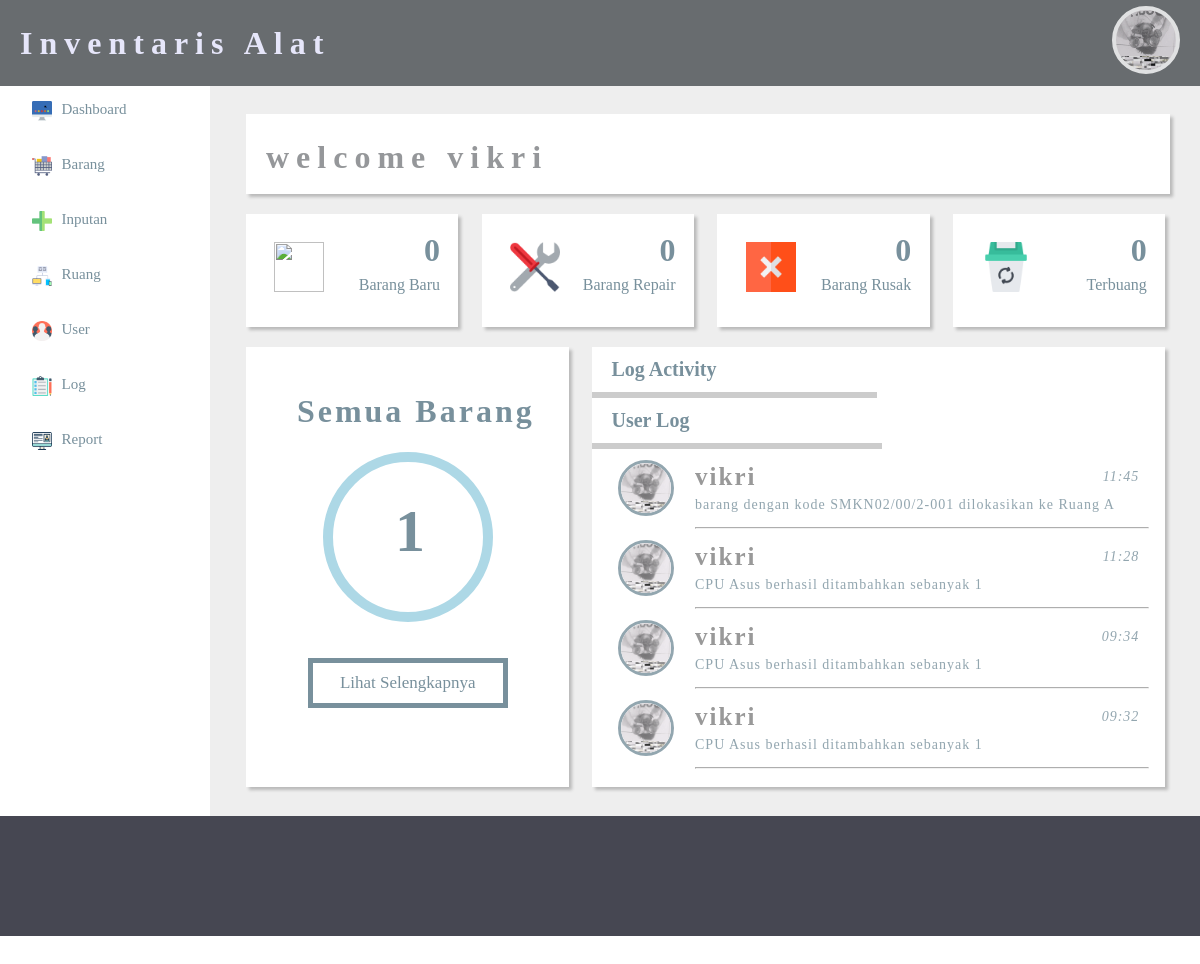
Page /admin/inventori.php (signed in) on the committed database.
### tables this page shows
CREATE TABLE IF NOT EXISTS `activty_log` (
  `id_activity` int(11) NOT NULL AUTO_INCREMENT,
  `id` int(11) NOT NULL,
  `date` datetime NOT NULL,
  `action` varchar(500) NOT NULL,
  `status` varchar(50) NOT NULL,
  PRIMARY KEY (`id_activity`)
);

### admin/session.php (called while the page is built, shortened)
<?php
	$a = $_SESSION['login_admin'];
	$u_query= mysql_query("SELECT * FROM admin where username='$a'")or die(mysql_error());
	$b = mysql_fetch_array($u_query);
	$nama = $b['nama_depan'];
 ?>

### admin/inventori.php (the view, shortened to what this page needs)
<?php
	include 'session.php';
 ?>
 <html>
 <head>
 	<link rel="stylesheet" type="text/css" href="../css/admin_css.css">
 	<link rel="stylesheet" type="text/css" href="../css/tabs.css">
 </head>
 <body>
 	<?php
 		include 'header.php';
 	 ?>
	 <div class="a">
	 <br>
	 <div class="welcome" style="box-shadow: 3px 3px 3px #bababa;">
	 		<h1 style="float: left;" class="hide">welcome <?php echo $nama; ?></h1>
	 </div>
	 	<div class="a1" style="box-shadow: 3px 3px 3px #bababa;">
	 	<a href="barang_baru.php?page=1">
	 		<img src="../img/new.png" width="50" align="middle">
	 		<h1 style="margin-top:0px;">
	 			<?php
	 				$queri = "SELECT * FROM barang WHERE status_brg='baru' or status_brg='selesai repair'";
	 				$sql = mysql_query($queri);
	 				$num = mysql_num_rows($sql);
	 				echo $num;
 	 			?>
	 		</h1>
	 		<p>Barang Baru</p>
	 	</a>
	 	</div>
	 	<div class="a1" id="a1" style="box-shadow: 3px 3px 3px #bababa;">
	 	<a href="barang_repair.php?page=1">
	 		<img src="../img/repair.png" width="50" align="middle" style="float:left;">
	 		<h1 style="margin-top:0px;">
	 			<?php
	 				$queri = "SELECT * FROM barang WHERE status_brg='repair'";
	 				$sql = mysql_query($queri);
	 				$num = mysql_num_rows($sql);
	 				echo $num;
 	 			?>
	 		</h1>
	 		<p>Barang Repair</p>
	 	</a>
	 	</div>
	 	<div class="a1" id="a1" style="box-shadow: 3px 3px 3px #bababa;">
	 	<a href="barang_rusak.php?page=1">
	 		<img src="../img/freak.png" width="50" align="middle" style="float:left;">
	 		<h1 style="margin-top:0px;">
	 			<?php
	 				$queri = "SELECT * FROM barang WHERE status_brg='rusak'";
	 				$sql = mysql_query($queri);
	 				$num = mysql_num_rows($sql);
	 				echo $num;
 	 			?>
	 		</h1>
	 		<p>Barang Rusak</p>
	 	</a>
	 	</div>
	 	<div class="a1" id="a1" style="box-shadow: 3px 3px 3px #bababa;">
	 	<a href="barang_terbuang.php?page=1">
	 		<img src="../img/terbuang.png" width="50" align="middle" style="float:left;">
	 		<h1 style="margin-top:0px;">
	 			<?php
	 				$queri = "SELECT * FROM barang WHERE status_brg='terbuang'";
	 				$sql = mysql_query($queri);
	 				$num = mysql_num_rows($sql);
	 				echo $num;
 	 			?>
	 		</h1>
	 		<p>Terbuang</p>
	 	</a>
	 	</div>
	 	<br><br>
	 	<div class="a2" style="box-shadow: 3px 3px 3px #bababa;">
	 	<br><br>
	 		<center>
	 			<h1>Semua Barang</h1>
	 			<div class="a21">
	 				<h1 style="margin-top:35px; color:#78909C; font-size:60px; font-family:century gothic;">
	 					<?php
	 						$sql = "SELECT * FROM barang";
	 						$query = mysql_query($sql);
	 						$num = mysql_num_rows($query);
	 						echo $num;
	 					 ?>
	 				</h1>
	 			</div><br><br>
	 			<a href="semua_brg.php?page=1">
	 				<button>Lihat Selengkapnya</button>
	 			</a>
	 		</center>
	 	</div>
	 	<div class="a3" style="box-shadow: 3px 3px 3px #bababa;">
	 		<div class="w3-row">
		    <a href="javascript:void(0)" onclick="openCity(event, 'London');">
		      <div class="w3-third tablink w3-bottombar w3-hover-light-grey w3-padding" style="width: 44%;"><h2>Log Activity</h2></div>
		    </a>
		    <a href="javascript:void(0)" onclick="openCity(event, 'Paris');">
		      <div class="w3-third tablink w3-bottombar w3-hover-light-grey w3-padding" style="width: 45%;"><h2>User Log</h2></div>
		    </a>
		  </div>
		  <div id="London" class="w3-container city" style="display:block;">
		  	<?php
		  		$sql = mysql_query("SELECT * FROM activty_log INNER JOIN admin ON activty_log.id=admin.id ORDER BY activty_log.date DESC LIMIT 0,4");
		  		while ($waw = mysql_fetch_array($sql)) { ?>
			    <div class="message">
			    	<div class="photo">
						<img src="../gambar_profile/<?php echo $waw['nama_gambar']; ?>">
                    </div>
			    	<div class="pesan">
			    		<h3><?php echo $waw['nama_depan']; ?></h3>
			    		<i style="margin-top: -14px;"><?php echo date('H:i', strtotime($waw['date'])); ?></i>
			    		<p><?php echo $waw['action']; ?></p>
			    		<hr>
			    	</div>
			    </div>
		    <?php } ?>
		  </div>
		</div>
	 	</div>
 	<?php
 		include 'sisi.php';
 	 ?>
 <div class="c">
 </div>
 </body>
 </html>

### css/admin_css.css (style rules this page uses)
body { margin: 0; padding: 0; font-family: helvetica; }
.a { width: 77%; padding-top: 10px; padding-left: 3%; padding-right: 2.5%; height: 720px; float: right; background-color: #eee; }
.c { width: 100%; background-color: rgb(70, 71, 82); padding: 5%; float: right; }
.a1 { width: 19%; padding-top: 2%; padding-left: 2%; padding-right: 2%; height: 95px; float: left; background-color: white; }
#a1 { margin-left: 2.5%; float: left; }
.a a { text-decoration: none; }
.a1 h1, .a1 p { text-align: right; margin-top: -15px; font-family: century gothic; color: #78909C; }
.a2 { width: 35%; height: 440px; background-color: white; float: left; margin-top: 20px; }
.a3 { width: 62%; height: 440px; background-color: white; float: left; margin-top: 20px; margin-left: 2.5%; }
.welcome { width: 100%; height: 80px; background-color: white; margin-bottom: 20px; }
.welcome h1 { float: left; position: absolute; font-family: paranoid; margin-top: 25px; color: rgba(49, 54, 58, 0.73); margin-left: 20px; letter-spacing: 7px; opacity: 0.7; }
.a3 h1, .a2 h1 { margin-top: 10px; margin-left: 5%; color: #78909C; font-family: paranoid; letter-spacing: 3px; }
.message { width: 100%; height: 80px; float: left; background-color: ; border-collapse: collapse; opacity: 0.8; }
.message img { border:3px solid #78909C; border-radius: 50%; width: 50px; float: left; }
.pesan { width: 84%; height: 100%; float: right; background-color: #fff; }
.pesan h3 { margin-top: 13px; font-family: paranoid; color: grey; letter-spacing: 2px; margin-bottom: -8px; font-size: 25px; }
.pesan p, i { font-family: paranoid; font-size: 14px; color: #78909C; letter-spacing: 1px; }
.pesan i { float: right; margin-right: 10px; }

### css/tabs.css (style rules this page uses)
img { margin-bottom:-5px }
a { color:inherit }
.w3-container:after,.w3-container:before,.w3-panel:after,.w3-panel:before,.w3-row:after,.w3-row:before,.w3-row-padding:after,.w3-row-padding:before, .w3-cell-row:before,.w3-cell-row:after,.w3-clear:after,.w3-clear:before,.w3-bar:before,.w3-bar:after { content:"";display:table;clear:both }
.w3-col,.w3-half,.w3-third,.w3-twothird,.w3-threequarter,.w3-quarter { float:left;width:100% }
@media (min-width:601px) { .w3-col.m4,.w3-third { width:33.33333% } }
.w3-container,.w3-panel { padding:0.01em 16px }
.w3-bottombar { border-bottom:6px solid #ccc!important }
.w3-padding { padding:8px 16px!important }

### admin/inventori.php (style rules this page uses)
.a { background-color: #eeeeee; }
.a21 { width: 150px; height: 150px; background-color: transparent; border: 10px solid lightblue; border-radius: 50%; }
.a2 button { width: 200px; height: 50px; background-color: transparent; border: 5px solid #78909C; font-family: century gothic; color: #78909C; font-size: 17px; }
.a img { float:left; margin-top: 10px; margin-left: 10px; }
.w3-row h2 { margin: 3px; font-family: paranoid; color: #78909C; font-size: 20px; }

### rows in the picture
activty_log: admin.nama_gambar (picture), admin.nama_depan "vikri", date "11:45", action "barang dengan kode SMKN02/00/2-001 dilokasikan ke Ruang A"
activty_log: admin.nama_gambar (picture), admin.nama_depan "vikri", date "11:28", action "CPU Asus berhasil ditambahkan sebanyak 1"
activty_log: admin.nama_gambar (picture), admin.nama_depan "vikri", date "09:34", action "CPU Asus berhasil ditambahkan sebanyak 1"
activty_log: admin.nama_gambar (picture), admin.nama_depan "vikri", date "09:32", action "CPU Asus berhasil ditambahkan sebanyak 1"

### other values in the picture
$nama "vikri"
$num "0"
$num "1"
